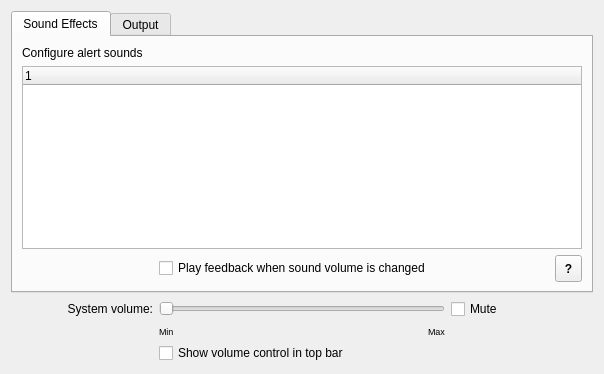
<?xml version="1.0" encoding="UTF-8"?>
<ui version="4.0">
 <class>soundFrm</class>
 <widget class="QWidget" name="soundFrm">
  <property name="geometry">
   <rect>
    <x>0</x>
    <y>0</y>
    <width>604</width>
    <height>374</height>
   </rect>
  </property>
  <property name="windowTitle">
   <string>Form</string>
  </property>
  <layout class="QGridLayout" name="gridLayout_3">
   <item row="0" column="0">
    <widget class="QTabWidget" name="atab">
     <property name="sizePolicy">
      <sizepolicy hsizetype="Expanding" vsizetype="Expanding">
       <horstretch>0</horstretch>
       <verstretch>0</verstretch>
      </sizepolicy>
     </property>
     <property name="currentIndex">
      <number>0</number>
     </property>
     <widget class="QWidget" name="effectsTab">
      <attribute name="title">
       <string>Sound Effects</string>
      </attribute>
      <layout class="QGridLayout" name="gridLayout_4">
       <item row="0" column="0" colspan="5">
        <widget class="QLabel" name="label">
         <property name="sizePolicy">
          <sizepolicy hsizetype="MinimumExpanding" vsizetype="Preferred">
           <horstretch>0</horstretch>
           <verstretch>0</verstretch>
          </sizepolicy>
         </property>
         <property name="text">
          <string>Configure alert sounds</string>
         </property>
        </widget>
       </item>
       <item row="1" column="0" colspan="5">
        <widget class="QTreeWidget" name="soundsLst">
         <property name="alternatingRowColors">
          <bool>true</bool>
         </property>
         <property name="selectionBehavior">
          <enum>QAbstractItemView::SelectItems</enum>
         </property>
         <column>
          <property name="text">
           <string>1</string>
          </property>
         </column>
        </widget>
       </item>
       <item row="2" column="0">
        <spacer name="horizontalSpacer_2">
         <property name="orientation">
          <enum>Qt::Horizontal</enum>
         </property>
         <property name="sizeType">
          <enum>QSizePolicy::Fixed</enum>
         </property>
         <property name="sizeHint" stdset="0">
          <size>
           <width>27</width>
           <height>20</height>
          </size>
         </property>
        </spacer>
       </item>
       <item row="2" column="1">
        <spacer name="horizontalSpacer">
         <property name="orientation">
          <enum>Qt::Horizontal</enum>
         </property>
         <property name="sizeType">
          <enum>QSizePolicy::MinimumExpanding</enum>
         </property>
         <property name="sizeHint" stdset="0">
          <size>
           <width>95</width>
           <height>20</height>
          </size>
         </property>
        </spacer>
       </item>
       <item row="2" column="2">
        <widget class="QCheckBox" name="sndVolFeedbackChk">
         <property name="minimumSize">
          <size>
           <width>286</width>
           <height>0</height>
          </size>
         </property>
         <property name="maximumSize">
          <size>
           <width>286</width>
           <height>16777215</height>
          </size>
         </property>
         <property name="text">
          <string>Play feedback when sound volume is changed</string>
         </property>
        </widget>
       </item>
       <item row="2" column="3">
        <spacer name="horizontalSpacer_9">
         <property name="orientation">
          <enum>Qt::Horizontal</enum>
         </property>
         <property name="sizeType">
          <enum>QSizePolicy::MinimumExpanding</enum>
         </property>
         <property name="sizeHint" stdset="0">
          <size>
           <width>95</width>
           <height>18</height>
          </size>
         </property>
        </spacer>
       </item>
       <item row="2" column="4">
        <widget class="QToolButton" name="helpBtn">
         <property name="minimumSize">
          <size>
           <width>27</width>
           <height>27</height>
          </size>
         </property>
         <property name="maximumSize">
          <size>
           <width>27</width>
           <height>27</height>
          </size>
         </property>
         <property name="font">
          <font>
           <weight>75</weight>
           <bold>true</bold>
          </font>
         </property>
         <property name="text">
          <string>?</string>
         </property>
         <property name="icon">
          <iconset resource="../syspref.qrc">
           <normaloff>:/icons/tool/question.png</normaloff>:/icons/tool/question.png</iconset>
         </property>
         <property name="iconSize">
          <size>
           <width>12</width>
           <height>12</height>
          </size>
         </property>
        </widget>
       </item>
      </layout>
     </widget>
     <widget class="QWidget" name="outputTab">
      <attribute name="title">
       <string>Output</string>
      </attribute>
      <layout class="QGridLayout" name="gridLayout">
       <property name="horizontalSpacing">
        <number>2</number>
       </property>
       <item row="0" column="0">
        <widget class="QLabel" name="label_3">
         <property name="sizePolicy">
          <sizepolicy hsizetype="Expanding" vsizetype="Preferred">
           <horstretch>0</horstretch>
           <verstretch>0</verstretch>
          </sizepolicy>
         </property>
         <property name="text">
          <string>Choose a device for sound output</string>
         </property>
        </widget>
       </item>
       <item row="1" column="0" colspan="2">
        <widget class="QListWidget" name="playbackDevicesLst">
         <property name="maximumSize">
          <size>
           <width>16777215</width>
           <height>120</height>
          </size>
         </property>
        </widget>
       </item>
       <item row="2" column="0">
        <spacer name="verticalSpacer">
         <property name="orientation">
          <enum>Qt::Vertical</enum>
         </property>
         <property name="sizeType">
          <enum>QSizePolicy::Fixed</enum>
         </property>
         <property name="sizeHint" stdset="0">
          <size>
           <width>20</width>
           <height>18</height>
          </size>
         </property>
        </spacer>
       </item>
       <item row="3" column="0">
        <layout class="QHBoxLayout" name="horizontalLayout_3">
         <property name="spacing">
          <number>2</number>
         </property>
         <item>
          <spacer name="horizontalSpacer_6">
           <property name="orientation">
            <enum>Qt::Horizontal</enum>
           </property>
           <property name="sizeType">
            <enum>QSizePolicy::MinimumExpanding</enum>
           </property>
           <property name="sizeHint" stdset="0">
            <size>
             <width>118</width>
             <height>20</height>
            </size>
           </property>
          </spacer>
         </item>
         <item>
          <widget class="QLabel" name="label_5">
           <property name="text">
            <string>Playback mixer channel:</string>
           </property>
           <property name="alignment">
            <set>Qt::AlignRight|Qt::AlignTrailing|Qt::AlignVCenter</set>
           </property>
          </widget>
         </item>
        </layout>
       </item>
       <item row="3" column="1">
        <layout class="QHBoxLayout" name="horizontalLayout_4">
         <property name="spacing">
          <number>2</number>
         </property>
         <item>
          <widget class="QComboBox" name="playbackMixerDeviceCmb"/>
         </item>
         <item>
          <spacer name="horizontalSpacer_7">
           <property name="orientation">
            <enum>Qt::Horizontal</enum>
           </property>
           <property name="sizeType">
            <enum>QSizePolicy::MinimumExpanding</enum>
           </property>
           <property name="sizeHint" stdset="0">
            <size>
             <width>148</width>
             <height>20</height>
            </size>
           </property>
          </spacer>
         </item>
        </layout>
       </item>
       <item row="4" column="0" colspan="2">
        <spacer name="verticalSpacer_2">
         <property name="orientation">
          <enum>Qt::Vertical</enum>
         </property>
         <property name="sizeHint" stdset="0">
          <size>
           <width>20</width>
           <height>76</height>
          </size>
         </property>
        </spacer>
       </item>
       <item row="5" column="0" colspan="2">
        <layout class="QHBoxLayout" name="horizontalLayout">
         <item>
          <spacer name="horizontalSpacer_8">
           <property name="orientation">
            <enum>Qt::Horizontal</enum>
           </property>
           <property name="sizeHint" stdset="0">
            <size>
             <width>598</width>
             <height>20</height>
            </size>
           </property>
          </spacer>
         </item>
         <item>
          <widget class="QToolButton" name="helpBtn_2">
           <property name="minimumSize">
            <size>
             <width>27</width>
             <height>27</height>
            </size>
           </property>
           <property name="maximumSize">
            <size>
             <width>27</width>
             <height>27</height>
            </size>
           </property>
           <property name="font">
            <font>
             <weight>75</weight>
             <bold>true</bold>
            </font>
           </property>
           <property name="text">
            <string>?</string>
           </property>
           <property name="icon">
            <iconset resource="../syspref.qrc">
             <normaloff>:/icons/tool/question.png</normaloff>:/icons/tool/question.png</iconset>
           </property>
           <property name="iconSize">
            <size>
             <width>12</width>
             <height>12</height>
            </size>
           </property>
          </widget>
         </item>
        </layout>
       </item>
      </layout>
     </widget>
    </widget>
   </item>
   <item row="1" column="0">
    <layout class="QGridLayout" name="gridLayout_2">
     <property name="leftMargin">
      <number>9</number>
     </property>
     <property name="rightMargin">
      <number>9</number>
     </property>
     <property name="verticalSpacing">
      <number>2</number>
     </property>
     <item row="0" column="0">
      <spacer name="horizontalSpacer_11">
       <property name="orientation">
        <enum>Qt::Horizontal</enum>
       </property>
       <property name="sizeType">
        <enum>QSizePolicy::Fixed</enum>
       </property>
       <property name="sizeHint" stdset="0">
        <size>
         <width>24</width>
         <height>17</height>
        </size>
       </property>
      </spacer>
     </item>
     <item row="0" column="1">
      <widget class="QLabel" name="label_2">
       <property name="sizePolicy">
        <sizepolicy hsizetype="MinimumExpanding" vsizetype="Preferred">
         <horstretch>0</horstretch>
         <verstretch>0</verstretch>
        </sizepolicy>
       </property>
       <property name="minimumSize">
        <size>
         <width>95</width>
         <height>0</height>
        </size>
       </property>
       <property name="text">
        <string>System volume:</string>
       </property>
       <property name="alignment">
        <set>Qt::AlignRight|Qt::AlignTrailing|Qt::AlignVCenter</set>
       </property>
      </widget>
     </item>
     <item row="0" column="2">
      <widget class="QSlider" name="volumeSldr">
       <property name="sizePolicy">
        <sizepolicy hsizetype="Minimum" vsizetype="Fixed">
         <horstretch>0</horstretch>
         <verstretch>0</verstretch>
        </sizepolicy>
       </property>
       <property name="minimumSize">
        <size>
         <width>286</width>
         <height>0</height>
        </size>
       </property>
       <property name="orientation">
        <enum>Qt::Horizontal</enum>
       </property>
      </widget>
     </item>
     <item row="0" column="3">
      <widget class="QCheckBox" name="muteChk">
       <property name="sizePolicy">
        <sizepolicy hsizetype="MinimumExpanding" vsizetype="Fixed">
         <horstretch>0</horstretch>
         <verstretch>0</verstretch>
        </sizepolicy>
       </property>
       <property name="minimumSize">
        <size>
         <width>95</width>
         <height>0</height>
        </size>
       </property>
       <property name="autoFillBackground">
        <bool>false</bool>
       </property>
       <property name="text">
        <string>Mute</string>
       </property>
      </widget>
     </item>
     <item row="0" column="4">
      <spacer name="horizontalSpacer_5">
       <property name="orientation">
        <enum>Qt::Horizontal</enum>
       </property>
       <property name="sizeType">
        <enum>QSizePolicy::Fixed</enum>
       </property>
       <property name="sizeHint" stdset="0">
        <size>
         <width>24</width>
         <height>17</height>
        </size>
       </property>
      </spacer>
     </item>
     <item row="1" column="2">
      <layout class="QHBoxLayout" name="horizontalLayout_2">
       <item>
        <widget class="QLabel" name="label_6">
         <property name="font">
          <font>
           <pointsize>7</pointsize>
          </font>
         </property>
         <property name="text">
          <string>Min</string>
         </property>
        </widget>
       </item>
       <item>
        <spacer name="horizontalSpacer_10">
         <property name="orientation">
          <enum>Qt::Horizontal</enum>
         </property>
         <property name="sizeHint" stdset="0">
          <size>
           <width>228</width>
           <height>20</height>
          </size>
         </property>
        </spacer>
       </item>
       <item>
        <widget class="QLabel" name="label_7">
         <property name="font">
          <font>
           <pointsize>7</pointsize>
          </font>
         </property>
         <property name="text">
          <string>Max</string>
         </property>
        </widget>
       </item>
      </layout>
     </item>
     <item row="2" column="2">
      <widget class="QCheckBox" name="showCtrlChk">
       <property name="text">
        <string>Show volume control in top bar</string>
       </property>
      </widget>
     </item>
    </layout>
   </item>
  </layout>
 </widget>
 <resources>
  <include location="../syspref.qrc"/>
 </resources>
 <connections/>
</ui>
